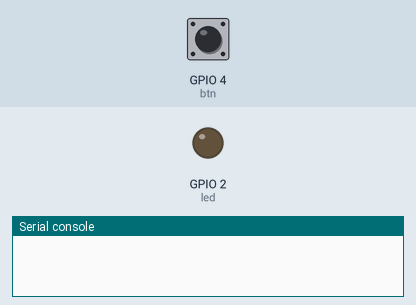
The program below on a simulated ESP32 board running MicroPython. Parts: output pins drawn as LEDs (lit = HIGH), the last lines printed to the serial console. The inputs (shaded band) are chosen by the test bench; at power-on: GPIO 4 (btn) HIGH.

Above: at 1.2 s.
1.3 s: GPIO 4 (btn) pulled LOW for 0.15 s
At 2.5 s:
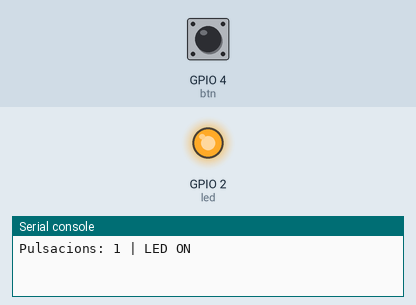
2.9 s: GPIO 4 (btn) pulled LOW for 1 s
At 3.7 s:
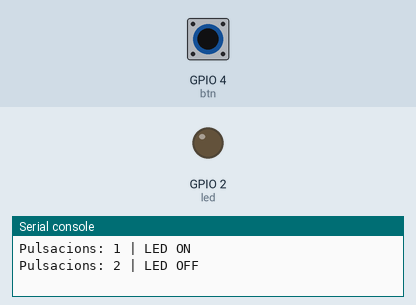
5.4 s: GPIO 4 (btn) pulled LOW for 3.2 s
At 6.8 s:
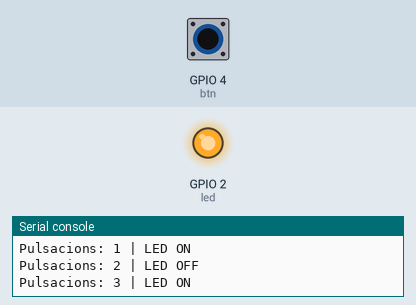
Timing chart, 0 to 8.4 s (numbered marks = the images above; inputs shaded):
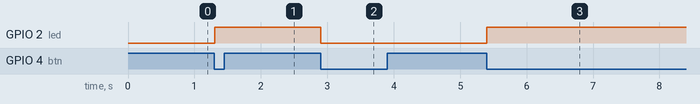

The program:

MicroPython__modificat_.py
```python
# Modificacio: comptador de pulsacions
from machine import Pin
import time

led = Pin(2, Pin.OUT)
btn = Pin(4, Pin.IN, Pin.PULL_UP)
state = 0
last = 1
count = 0

while True:
    cur = btn.value()
    if last == 1 and cur == 0:
        state ^= 1
        led.value(state)
        count += 1
        print("Pulsacions:", count, "| LED", "ON" if state else "OFF")
        time.sleep(0.02)
        while btn.value() == 0:
            time.sleep(0.01)
    last = cur
    time.sleep(0.01)
```

Measured:
- after the input at 1.3 s, GPIO 2 (led): LOW → HIGH at once
- after the input at 2.9 s, GPIO 2 (led): HIGH → LOW at once
- after the input at 5.4 s, GPIO 2 (led): LOW → HIGH at once
